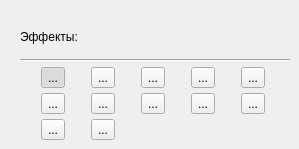
         <widget class="QWidget" name="effects_page">
          <widget class="QWidget" name="verticalLayoutWidget_7">
           <property name="geometry">
            <rect>
             <x>20</x>
             <y>20</y>
             <width>270</width>
             <height>120</height>
            </rect>
           </property>
           <layout class="QVBoxLayout" name="effects_layout" stretch="1,1,5">
            <property name="spacing">
             <number>5</number>
            </property>
            <property name="rightMargin">
             <number>0</number>
            </property>
            <item>
             <widget class="QLabel" name="label_21">
              <property name="text">
               <string>Эффекты:</string>
              </property>
             </widget>
            </item>
            <item>
             <widget class="Line" name="line">
              <property name="orientation">
               <enum>Qt::Horizontal</enum>
              </property>
             </widget>
            </item>
            <item>
             <layout class="QGridLayout" name="effect_modes">
              <item row="0" column="0">
               <widget class="QToolButton" name="effect1">
                <property name="text">
                 <string>...</string>
                </property>
                <property name="checkable">
                 <bool>true</bool>
                </property>
                <property name="checked">
                 <bool>true</bool>
                </property>
               </widget>
              </item>
              <item row="0" column="2">
               <widget class="QToolButton" name="effect3">
                <property name="text">
                 <string>...</string>
                </property>
               </widget>
              </item>
              <item row="0" column="4">
               <widget class="QToolButton" name="effect5">
                <property name="text">
                 <string>...</string>
                </property>
               </widget>
              </item>
              <item row="0" column="1">
               <widget class="QToolButton" name="effect2">
                <property name="text">
                 <string>...</string>
                </property>
               </widget>
              </item>
              <item row="0" column="3">
               <widget class="QToolButton" name="effect4">
                <property name="text">
                 <string>...</string>
                </property>
               </widget>
              </item>
              <item row="1" column="1">
               <widget class="QToolButton" name="effect7">
                <property name="text">
                 <string>...</string>
                </property>
               </widget>
              </item>
              <item row="2" column="1">
               <widget class="QToolButton" name="effect12">
                <property name="text">
                 <string>...</string>
                </property>
               </widget>
              </item>
              <item row="2" column="0">
               <widget class="QToolButton" name="effect11">
                <property name="text">
                 <string>...</string>
                </property>
               </widget>
              </item>
              <item row="1" column="0">
               <widget class="QToolButton" name="effect6">
                <property name="text">
                 <string>...</string>
                </property>
               </widget>
              </item>
              <item row="1" column="2">
               <widget class="QToolButton" name="effect8">
                <property name="text">
                 <string>...</string>
                </property>
               </widget>
              </item>
              <item row="1" column="3">
               <widget class="QToolButton" name="effect9">
                <property name="text">
                 <string>...</string>
                </property>
               </widget>
              </item>
              <item row="1" column="4">
               <widget class="QToolButton" name="effect10">
                <property name="text">
                 <string>...</string>
                </property>
               </widget>
              </item>
             </layout>
            </item>
           </layout>
          </widget>
         </widget>
